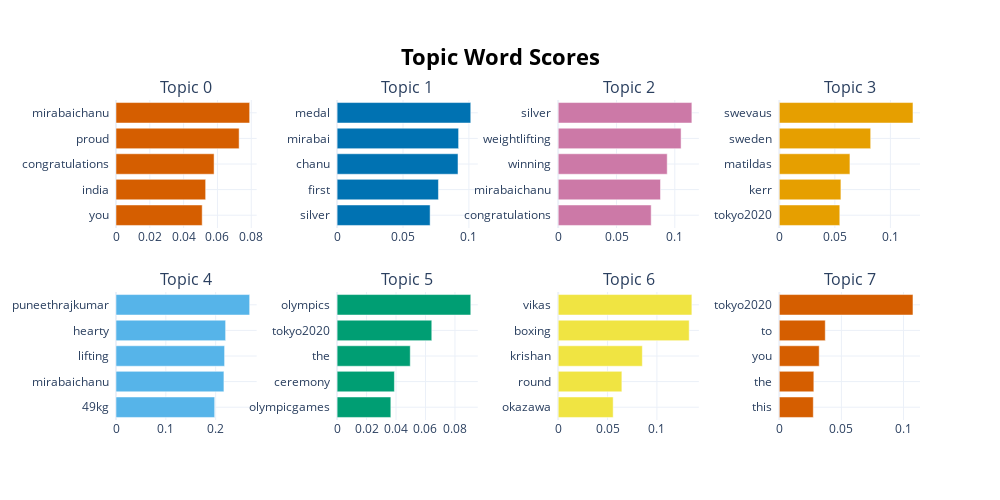

Notebook source saved alongside this figure:
### Code cell
model.visualize_barchart()

### Figure 1 — Plotly figure (JSON) as saved in the notebook; plotly's stock layout.template omitted (floating-point values rounded to 4 significant figures)
{"data": [{"marker": {"color": "#D55E00"}, "orientation": "h", "type": "bar", "x": [0.05099, 0.05303, 0.05802, 0.07283, 0.07906], "xaxis": "x", "y": ["you  ", "india  ", "congratulations  ", "proud  ", "mirabaichanu  "], "yaxis": "y"}, {"marker": {"color": "#0072B2"}, "orientation": "h", "type": "bar", "x": [0.07057, 0.07689, 0.09174, 0.09219, 0.1014], "xaxis": "x2", "y": ["silver  ", "first  ", "chanu  ", "mirabai  ", "medal  "], "yaxis": "y2"}, {"marker": {"color": "#CC79A7"}, "orientation": "h", "type": "bar", "x": [0.07975, 0.08773, 0.09349, 0.1054, 0.1146], "xaxis": "x3", "y": ["congratulations  ", "mirabaichanu  ", "winning  ", "weightlifting  ", "silver  "], "yaxis": "y3"}, {"marker": {"color": "#E69F00"}, "orientation": "h", "type": "bar", "x": [0.05444, 0.05545, 0.06357, 0.08225, 0.1203], "xaxis": "x4", "y": ["tokyo2020  ", "kerr  ", "matildas  ", "sweden  ", "swevaus  "], "yaxis": "y4"}, {"marker": {"color": "#56B4E9"}, "orientation": "h", "type": "bar", "x": [0.1981, 0.2166, 0.2179, 0.22, 0.2683], "xaxis": "x5", "y": ["49kg  ", "mirabaichanu  ", "lifting  ", "hearty  ", "puneethrajkumar  "], "yaxis": "y5"}, {"marker": {"color": "#009E73"}, "orientation": "h", "type": "bar", "x": [0.03648, 0.03891, 0.04966, 0.06427, 0.09074], "xaxis": "x6", "y": ["olympicgames  ", "ceremony  ", "the  ", "tokyo2020  ", "olympics  "], "yaxis": "y6"}, {"marker": {"color": "#F0E442"}, "orientation": "h", "type": "bar", "x": [0.05568, 0.06448, 0.08521, 0.1327, 0.1354], "xaxis": "x7", "y": ["okazawa  ", "round  ", "krishan  ", "boxing  ", "vikas  "], "yaxis": "y7"}, {"marker": {"color": "#D55E00"}, "orientation": "h", "type": "bar", "x": [0.02739, 0.02781, 0.03214, 0.03702, 0.1077], "xaxis": "x8", "y": ["this  ", "the  ", "you  ", "to  ", "tokyo2020  "], "yaxis": "y8"}], "layout": {"annotations": [{"font": {"size": 16}, "showarrow": false, "text": "Topic 0", "x": 0.0875, "xanchor": "center", "xref": "paper", "y": 1, "yanchor": "bottom", "yref": "paper"}, {"font": {"size": 16}, "showarrow": false, "text": "Topic 1", "x": 0.3625, "xanchor": "center", "xref": "paper", "y": 1, "yanchor": "bottom", "yref": "paper"}, {"font": {"size": 16}, "showarrow": false, "text": "Topic 2", "x": 0.6375, "xanchor": "center", "xref": "paper", "y": 1, "yanchor": "bottom", "yref": "paper"}, {"font": {"size": 16}, "showarrow": false, "text": "Topic 3", "x": 0.9125, "xanchor": "center", "xref": "paper", "y": 1, "yanchor": "bottom", "yref": "paper"}, {"font": {"size": 16}, "showarrow": false, "text": "Topic 4", "x": 0.0875, "xanchor": "center", "xref": "paper", "y": 0.4, "yanchor": "bottom", "yref": "paper"}, {"font": {"size": 16}, "showarrow": false, "text": "Topic 5", "x": 0.3625, "xanchor": "center", "xref": "paper", "y": 0.4, "yanchor": "bottom", "yref": "paper"}, {"font": {"size": 16}, "showarrow": false, "text": "Topic 6", "x": 0.6375, "xanchor": "center", "xref": "paper", "y": 0.4, "yanchor": "bottom", "yref": "paper"}, {"font": {"size": 16}, "showarrow": false, "text": "Topic 7", "x": 0.9125, "xanchor": "center", "xref": "paper", "y": 0.4, "yanchor": "bottom", "yref": "paper"}], "height": 500, "hoverlabel": {"bgcolor": "white", "font": {"family": "Rockwell", "size": 16}}, "showlegend": false, "title": {"font": {"color": "Black", "size": 22}, "text": "<b>Topic Word Scores", "x": 0.5, "xanchor": "center", "yanchor": "top"}, "width": 1000, "xaxis": {"anchor": "y", "domain": [0, 0.175], "showgrid": true}, "xaxis2": {"anchor": "y2", "domain": [0.275, 0.45], "showgrid": true}, "xaxis3": {"anchor": "y3", "domain": [0.55, 0.725], "showgrid": true}, "xaxis4": {"anchor": "y4", "domain": [0.825, 1], "showgrid": true}, "xaxis5": {"anchor": "y5", "domain": [0, 0.175], "showgrid": true}, "xaxis6": {"anchor": "y6", "domain": [0.275, 0.45], "showgrid": true}, "xaxis7": {"anchor": "y7", "domain": [0.55, 0.725], "showgrid": true}, "xaxis8": {"anchor": "y8", "domain": [0.825, 1], "showgrid": true}, "yaxis": {"anchor": "x", "domain": [0.6, 1], "showgrid": true}, "yaxis2": {"anchor": "x2", "domain": [0.6, 1], "showgrid": true}, "yaxis3": {"anchor": "x3", "domain": [0.6, 1], "showgrid": true}, "yaxis4": {"anchor": "x4", "domain": [0.6, 1], "showgrid": true}, "yaxis5": {"anchor": "x5", "domain": [0, 0.4], "showgrid": true}, "yaxis6": {"anchor": "x6", "domain": [0, 0.4], "showgrid": true}, "yaxis7": {"anchor": "x7", "domain": [0, 0.4], "showgrid": true}, "yaxis8": {"anchor": "x8", "domain": [0, 0.4], "showgrid": true}}}
